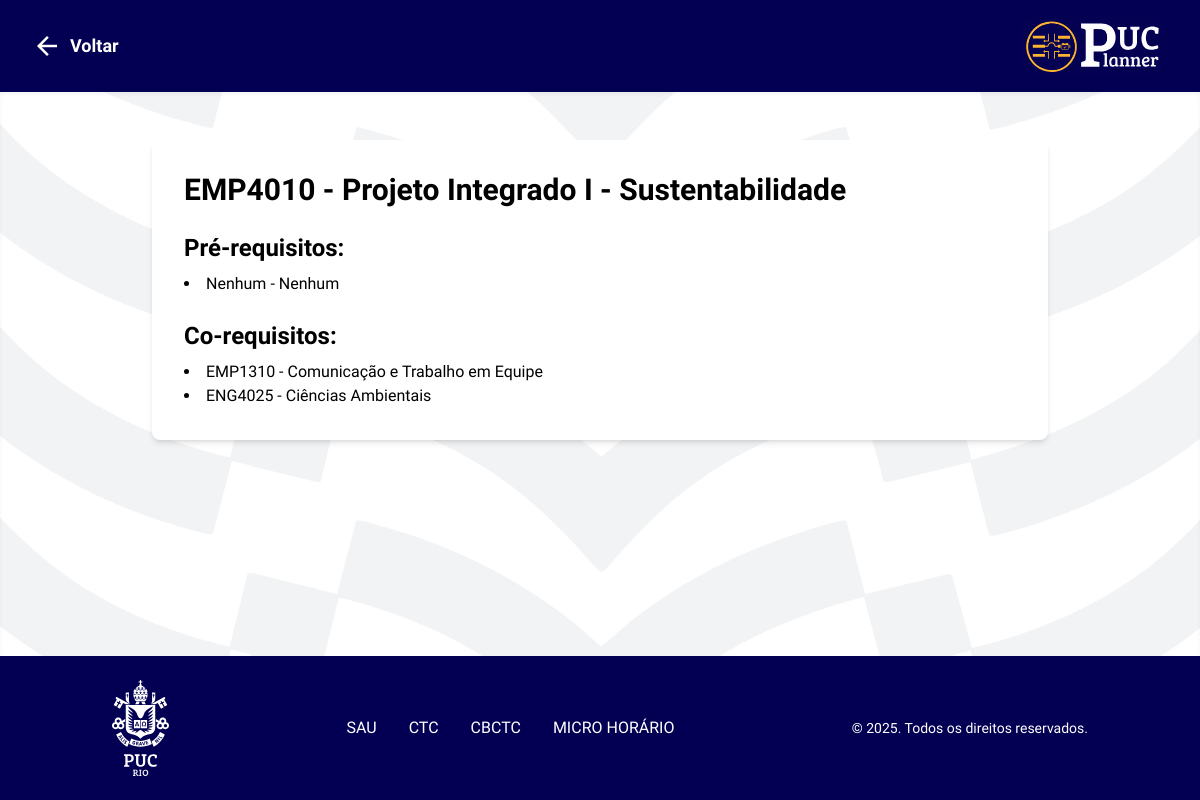
The app's page /consulta-disciplina/EMP4010/ with its own data.
### appPUC_Planner/models.py (models this page shows, shortened)
class Course(models.Model):
	code = models.CharField("código", max_length=20, unique=True)
	name = models.CharField("nome", max_length=200)
	cursos = models.ManyToManyField(
		Curso,
		through="CursoDisciplina",
		related_name="disciplinas",
		blank=True,
		help_text="Selecione todos os cursos que incluem esta disciplina."
	)
	prerequisites = models.CharField(
		"pré-requisitos",
		max_length=500,
		blank=True,
		help_text="Códigos separados por vírgula, ex: 'MAT 4162, ENG 4010'",
	)
	corequisites = models.CharField(
		"co-requisitos",
		max_length=500,
		blank=True,
		help_text="Códigos separados por vírgula para co-requisitos, ex: 'CTC 4001, CTC 4002'",
	)
	credits = models.PositiveSmallIntegerField("créditos", default=0)
	syllabus_url = models.URLField(
		"link da ementa",
		blank=True,
		help_text="URL para a ementa oficial da disciplina.",
	)
	class Meta:
		verbose_name = "Disciplina"
		verbose_name_plural = "Disciplinas"
		ordering = ["code"]

### hello_world/core/views.py (the view)
# urls.py: path("consulta-disciplina/<str:code>/", core_views.disciplina_detail, name="disciplina_detail"),
def disciplina_detail(request, code):
    disciplina = get_object_or_404(Course, code=code)
    def get_related_courses(text):
        if not text:
            return []
        codes = [c.strip() for c in text.split(",") if c.strip()]
        cursos_existentes = Course.objects.filter(code__in=codes)
        encontrados = {c.code: c.name for c in cursos_existentes}
        resultado = []
        for c in codes:
            if c in encontrados:
                resultado.append({"code": c, "name": encontrados[c]})
            else:
                resultado.append({"code": c, "name": c})
        return resultado
    prereqs = get_related_courses(disciplina.prerequisites)
    coreqs = get_related_courses(disciplina.corequisites)
    return render(request, "disciplina_detail.html", {
        "disciplina": disciplina,
        "prereqs": prereqs,
        "coreqs": coreqs,
    })

### hello_world/templates/disciplina_detail.html (shortened to what this page needs)
{% extends 'base.html' %}
{% load static %}
{% block extra_css %}
<link rel="stylesheet" href="{% static 'css/consulta_disciplina1.css' %}">
{% endblock %}
{% block content %}
<body class="bg-gray-100 font-regular" style="background-image: url('{% static 'images/testefundosetas.png' %}'); background-size: cover; background-position: center; background-repeat: no-repeat;">
<div class="flex flex-col min-h-screen">
    <header class="flex items-center py-4 bg-navy text-white px-8">
        <a href="{% url 'consulta_disciplina' %}" class="flex items-center">
            <span class="material-icons text-white text-3xl mr-2">arrow_back</span>
            <span class="text-lg font-semibold">Voltar</span>
        </a>
        <a href="{% url 'home' %}">
            <img src="{% static 'images/logo_puc_planner_fundoazul.svg' %}" width="150px" style="border-radius: 20px;">
        </a>
    </header>
    <main class="flex-grow p-12 shadow-inner">
        <div class="max-w-4xl mx-auto bg-white p-8 rounded-lg shadow-md">
            <h1 class="text-3xl font-bold mb-4">{{ disciplina.code }} - {{ disciplina.name }}</h1>
            <div class="mb-6">
                <h2 class="text-2xl font-semibold mb-2">Pré-requisitos:</h2>
                {% if prereqs %}
                    <ul class="list-disc list-inside">
                    {% for item in prereqs %}
                        <li>{{ item.code }} - {{ item.name }}</li>
                    {% endfor %}
                    </ul>
                {% else %}
                    <p>Nenhum pré-requisito.</p>
                {% endif %}
            </div>
            <div>
                <h2 class="text-2xl font-semibold mb-2">Co-requisitos:</h2>
                {% if coreqs %}
                    <ul class="list-disc list-inside">
                    {% for item in coreqs %}
                        <li>{{ item.code }} - {{ item.name }}</li>
                    {% endfor %}
                    </ul>
                {% else %}
                    <p>Nenhum co-requisito.</p>
                {% endif %}
            </div>
        </div>
    </main>
    {% include 'includes/footer.html' %}
</div>
</body>
{% endblock %}

### hello_world/static/css/footer_common.css (style rules this page uses)
:root { --azul-puc: #030053; --cor-texto-footer: #ffffff; }

### hello_world/static/css/consulta_disciplina1.css (style rules this page uses)
body { font-family: 'Rethink Sans', sans-serif; font-weight: 400; }
h1, h2, h3, h4, h5, h6 { font-family: 'Rethink Sans', sans-serif; font-weight: 700; }
.font-regular { font-family: 'Rethink Sans', sans-serif; font-weight: 400; }
.font-bold { font-family: 'Rethink Sans', sans-serif; font-weight: 700; }
.bg-navy { background-color: #030053; }

### records on screen
Course: code "EMP4010", name "Projeto Integrado I - Sustentabilidade", code "Nenhum", name "Nenhum"
Course: code "EMP1310", name "Comunicação e Trabalho em Equipe"
Course: code "ENG4025", name "Ciências Ambientais"
